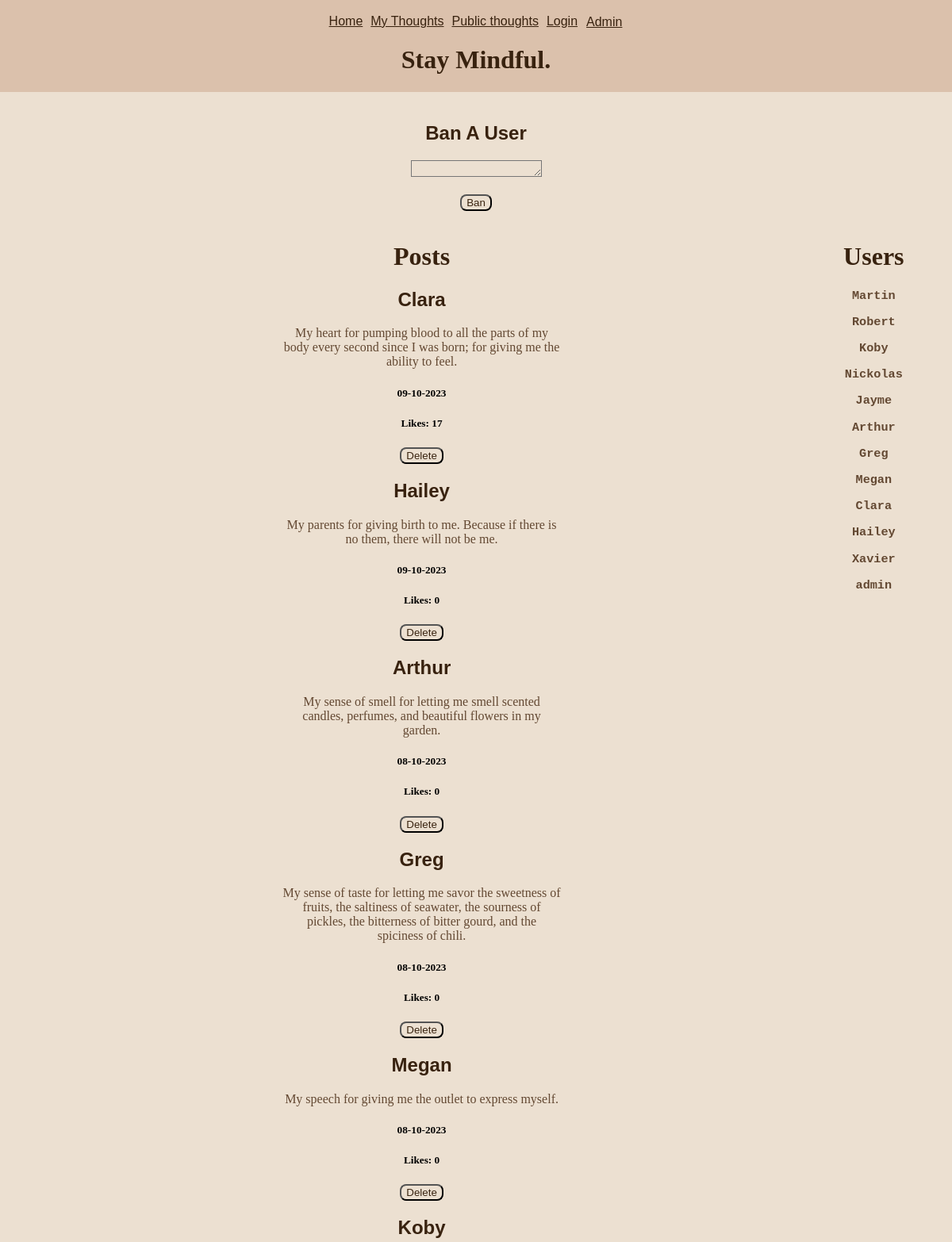
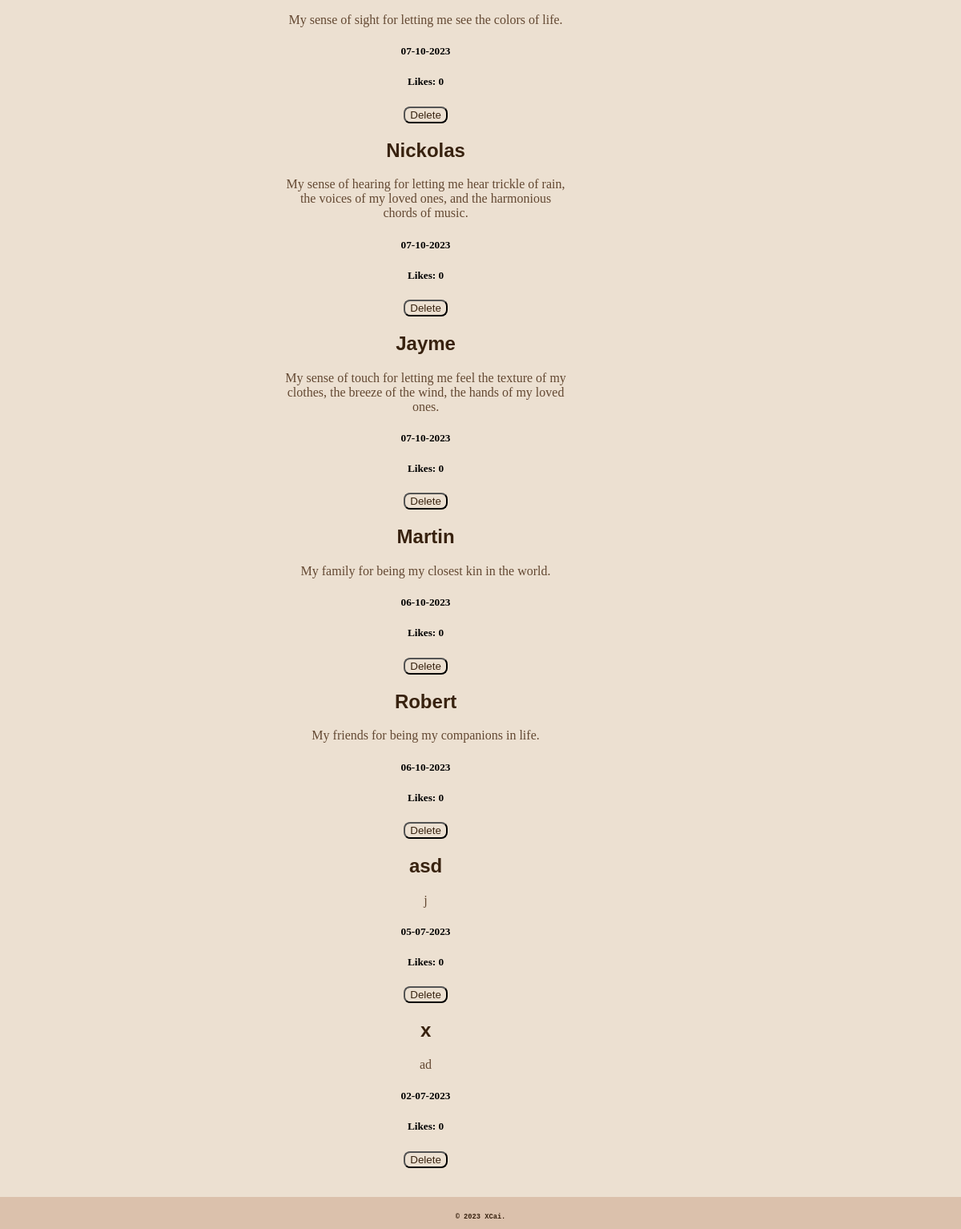
/admin, run on an earlier commit of the app's database (2 pictures, top to bottom).
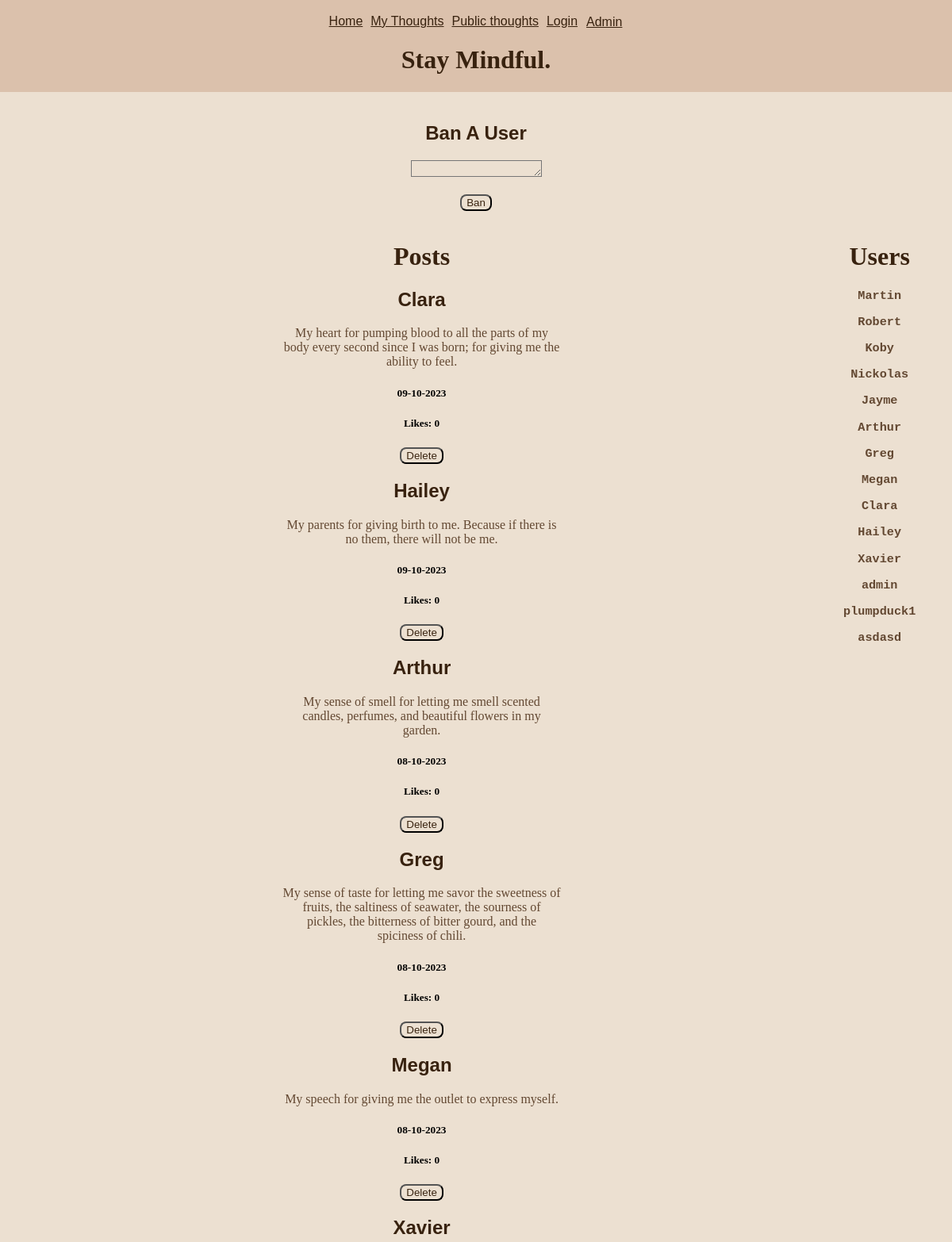
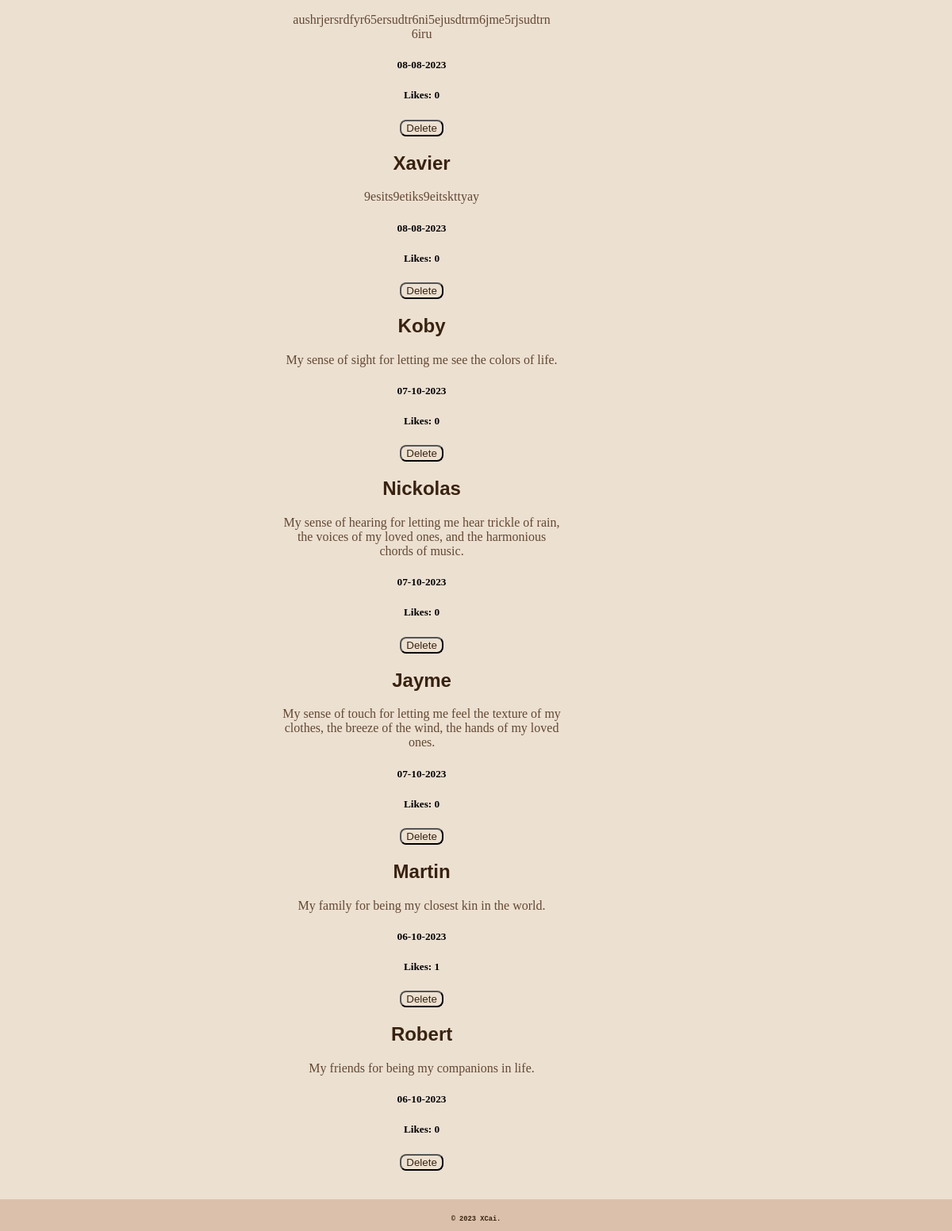
And on a later commit of the database (2 pictures, top to bottom).
### tables this page shows
CREATE TABLE Gratitude_idea (id INTEGER PRIMARY KEY, date TEXT, username TEXT, content TEXT, like_count INTEGER DEFAULT (0), is_public INTEGER);

CREATE TABLE User (id INTEGER PRIMARY KEY, username TEXT, password TEXT);

### routes.py (the view)
@app.route('/admin', methods=['GET', 'POST'])
def admin():
    cur.execute('SELECT username, content, date, id, like_count FROM Gratitude_idea ORDER BY date DESC')
    idea_data = cur.fetchall()
    cur.execute('SELECT username FROM User')
    username = cur.fetchall()
    return render_template("admin.html", idea_data=idea_data, username=username)

### templates/admin.html (shortened to what this page needs)
{% extends 'layout.html' %}
{% block content %}
<form action="/ban_user" method="post">
    <h2><label for="username">Ban A User</label></h2>
    <textarea class="input" required name="username" id="username" cols="18" rows="1" maxlength="120"></textarea>
    <br><br>
    <button class="button">Ban</button>
</form>
<div class="admindiv">
    <h1>Posts</h1>
    {% for idea_data in idea_data %}
    <h2>
    {{ idea_data[0] }}
    </h2>
    <p>
    {{ idea_data[1] }}
    </p>
    <h5>
    {{idea_data[2]}}
    </h5>
    <h5>
    Likes: {{idea_data[4]}}
    </h5>
    <form action="/delete_post" method="post">
        <button class="button">Delete</button>
    </form>
    {% endfor %}
</div>
<div class="admindiv">
<h1>Users</h1>
    {% for username in username %}
    <h3>{{username[0]}}</h3>
    {% endfor %}
</div>
{% endblock %}

### templates/layout.html (shortened to what this page needs)
<!DOCTYPE html>
<html lang="en">
    <link rel="stylesheet" href="/static/styles.css">
<head>
</head>
<div>
    <nav>
        {% include "nav.html" %}
    </nav>
</div>
<body class="container">
    <header>
        {% include "header.html" %}
    </header>
    <div>
        <main>
            {% block content %}
            {% endblock %}
        </main>
    </div>
</body>
<footer>
    {% include "footer.html" %}
</footer>
</html>

### templates/nav.html
<div id="nav">
        <a class="nav_element" href="/">Home</a>
        <a class="nav_element" href="/my_posts">My Thoughts</a>
        <a class="nav_element" href="/public_posts">Public thoughts</a>
        <a class="nav_element" href="/loginpage">Login</a>
        <form action="/adminlogin" method="post">
        <button id="admin">Admin</button>
        </form>
</div>

### templates/header.html
<h1>Stay Mindful.</h1>

### templates/footer.html
<h6 id="footer_text">&copy; 2023 XCai.</h4>

### static/styles.css (style rules this page uses)
header { background-color: #dbc1ac; }
footer { background-color: #dbc1ac; position: sticky; top: 100%; height: 2.5rem; width: 100%; }
body { background-color: #ece0d1; margin: auto; text-align: center; display: flex; min-height: 100vh; }
div { padding-top: 1.5%; padding-bottom: 1.5%; }
.admindiv { float: left; }
.nav_element { padding-left: 5px; padding-right: 5px; }
#nav { position:fixed; top:0%; width: 100%; background-color: #dbc1ac; display: flex; justify-content: center; }
h1 { font-family: cursive; color: #38220f; }
h2 { font-family: sans-serif; color: #38220f; }
h3 { font-family: monospace; color: #634832; }
h6 { font-family: monospace; color: #38220f; }
p { font-family: cursive; color: #634832; width: 33%; margin: auto; }
a { font-family: sans-serif; color: #38220f; }
form { font-family: sans-serif; color: #38220f; }
.button { background-color: #ece0d1; color: #38220f; border-radius: 8px; }
.input { background-color: #ece0d1; }
#admin { background-color: #dbc1ac; color: #38220f; border: none; text-decoration: underline; font-family: sans-serif; font-size: medium; }
.container { flex: 1; display: flex; flex-direction: column; }

What changed in the data, as far as the page shows it:
changed Gratitude_idea "Clara": like_count "17" → "0"
changed Gratitude_idea: username "x" → "Xavier"; content "ad" → "aushrjersrdfyr65ersudtr6ni5ejusdtrm6jme5rjsudtrn 6iru"; date "02-07-2023" → "08-08-2023"; moves up the list
changed Gratitude_idea: username "asd" → "Xavier"; content "j" → "9esits9etiks9eitskttyay"; date "05-07-2023" → "08-08-2023"; moves up the list
changed Gratitude_idea "Martin": like_count "0" → "1"
added User: username "plumpduck1"
added User: username "asdasd"
